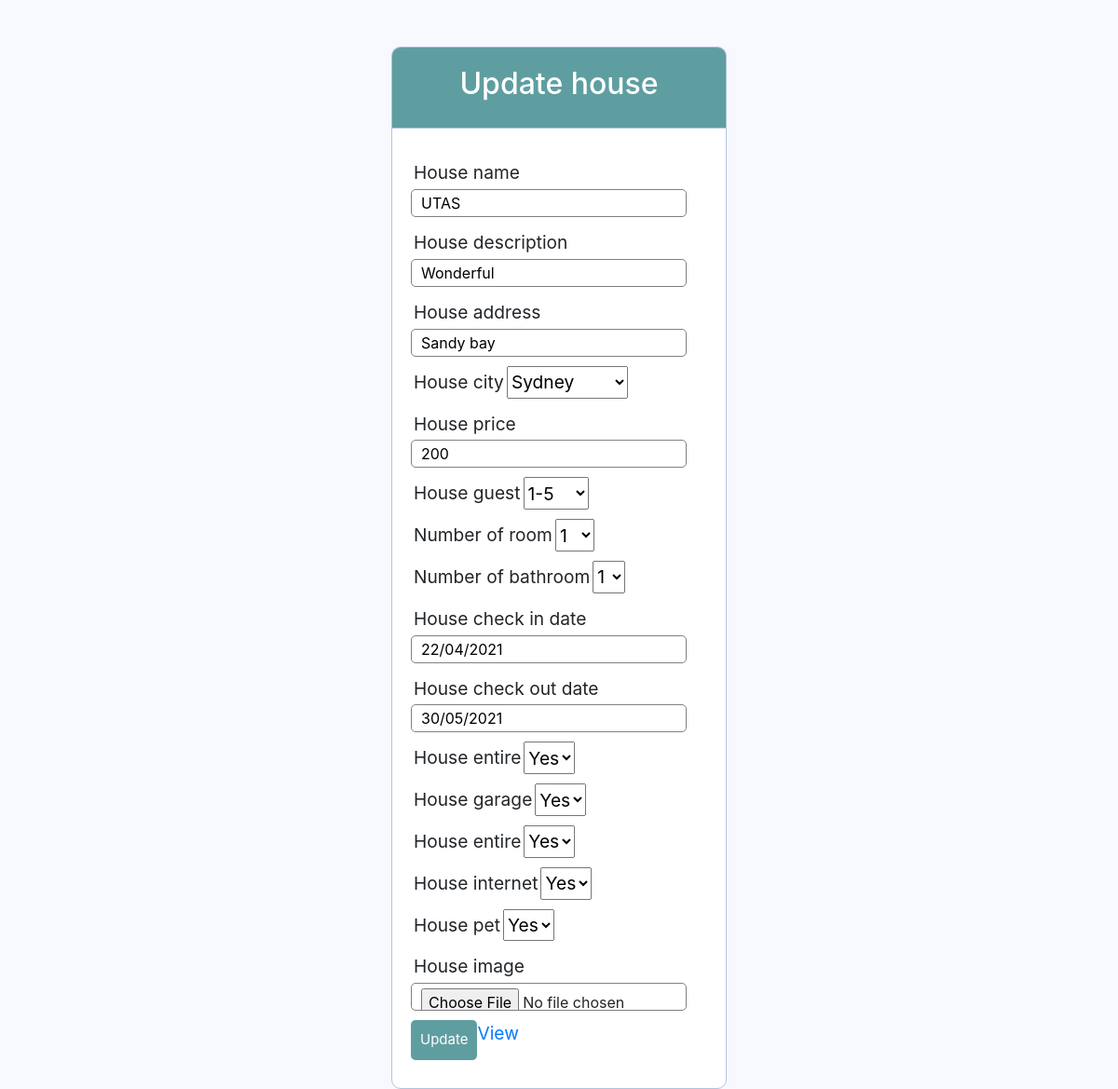
The page /admin/host_CRUD/update_house.php?id=1 on the database as committed earlier.
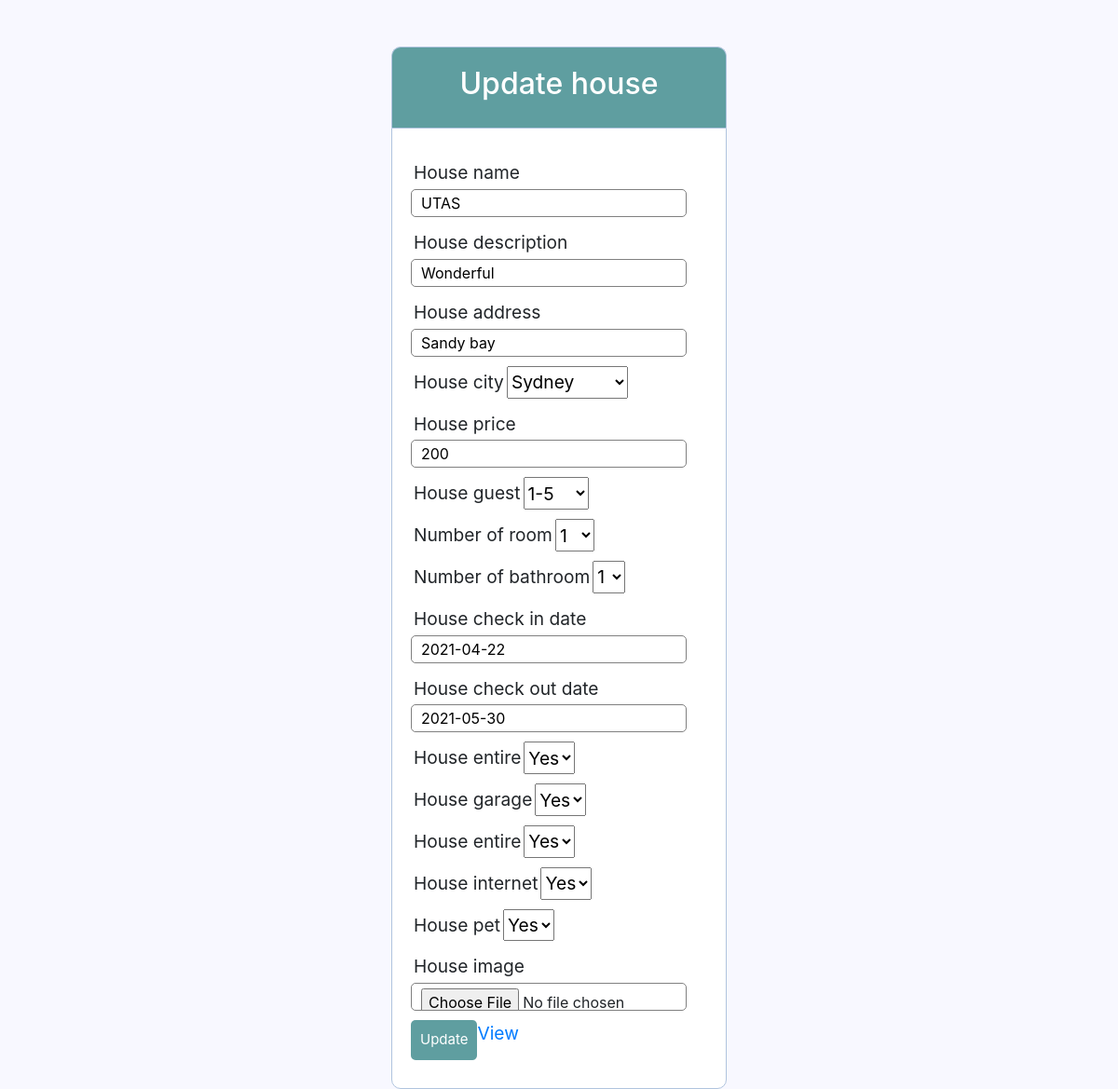
The same page on the database as committed later.
### tables this page shows
CREATE TABLE `house` (
    `id` int(11) NOT NULL AUTO_INCREMENT PRIMARY KEY,
    `house_name` varchar(100) NOT NULL,
    `house_desc` varchar(100) NOT NULL,
    `house_addr` varchar(100) NOT NULL,
    `house_city` varchar(100) NOT NULL,
    `house_price` varchar(100) NOT NULL,
    `house_guest` varchar(100) NOT NULL,
    `house_num_room` varchar(100) NOT NULL,
    `house_num_bathroom` varchar(100) NOT NULL,
    `house_checkin` varchar(100) NOT NULL,
    `house_checkout` varchar(100) NOT NULL,
    `house_entire` varchar(100) NOT NULL,
    `house_garage` varchar(100) NOT NULL,
    `house_smoke` varchar(100) NOT NULL,
    `house_internet` varchar(100) NOT NULL,
    `house_pet` varchar(100) NOT NULL,
    `house_image` varchar(100) NOT NULL
);

### admin/host_CRUD/update_house.php (the view, shortened to what this page needs)
<?php
include "../../db_conn.php";
if (isset($_GET['id'])) {
    function validate($data)
    {
        $data = trim($data);
        $data = stripslashes($data);
        $data = htmlspecialchars($data);
        return $data;
    }
    $id = validate($_GET['id']);
    $sql = "SELECT * FROM house WHERE id=$id";
    $result = mysqli_query($db, $sql);
    if (mysqli_num_rows($result) > 0) {
        $row = mysqli_fetch_assoc($result);
    } else {
        header("Location: ../host_dashboard.php");
    }
}
?>
<!DOCTYPE html>
<html>
<head>
    <link rel="stylesheet" href="https://maxcdn.bootstrapcdn.com/bootstrap/4.0.0/css/bootstrap.min.css">
    <link rel="stylesheet" type="text/css" href="../../css/style.css">
</head>
<body>
    <div class="header">
        <h2>Update house</h2>
    </div>
    <form method="post" action="update_house_f.php">
        <div class="input-group">
            <label>House name</label>
            <input type="text" name="house_name" value="<?= $row['house_name'] ?>">
        </div>
        <div class="input-group">
            <label>House description</label>
            <input type="text" name="house_desc" value="<?= $row['house_desc'] ?>">
        </div>
        <div class="input-group">
            <label>House address</label>
            <input type="text" name="house_addr" value="<?= $row['house_addr'] ?>">
        </div>
        <div class="input-group">
            <label>House city</label>
            <select class="house_city" name="house_city" value="<?= $row['house_city'] ?>"><br>
                <option value="Sydney">Sydney</option>
            </select><br>
        </div>
        <div class="input-group">
            <label>House price</label>
            <input type="text" name="house_price" value="<?= $row['house_price'] ?>">
        </div>
        <div class="input-group">
            <label>House guest</label>
            <select class="house_guest" name="house_guest" value="<?= $row['house_guest'] ?>"><br>
                <option value="1-5">1-5</option>
            </select><br>
        </div>
        <div class="input-group">
            <label>Number of room</label>
            <select class="house_num_room" name="house_num_room" value="<?= $row['house_num_room'] ?>"><br>
                <option value="1">1</option>
            </select><br>
        </div>
        <div class="input-group">
            <label>Number of bathroom</label>
            <select class="house_num_bathroom" name="house_num_bathroom" value="<?= $row['house_num_bathroom'] ?>"><br>
                <option value="1">1</option>
            </select><br>
        </div>
        <div class="input-group">
            <label>House check in date</label>
            <input type="text" id="checkin" name="house_checkin" value="<?= $row['house_checkin'] ?>">
        </div>
        <div class="input-group">
            <label>House check out date</label>
            <input type="text" id="checkout" name="house_checkout" value="<?= $row['house_checkout'] ?>">
        </div>
        <div class="input-group">
            <label>House entire</label>
            <select class="house_entire" name="house_entire" value="<?= $row['house_entire'] ?>"><br>
                <option value="Yes">Yes</option>
            </select><br>
        </div>
        <div class="input-group">
            <label>House garage</label>
            <select class="house_garage" name="house_garage" value="<?= $row['house_garage'] ?>"><br>
                <option value="Yes">Yes</option>
            </select><br>
        </div>
        <div class="input-group">
            <label>House entire</label>
            <select class="house_smoke" name="house_smoke" value="<?= $row['house_smoke'] ?>"><br>
                <option value="Yes">Yes</option>
            </select><br>
        </div>
        <div class="input-group">
            <label>House internet</label>
            <select class="house_internet" name="house_internet" value="<?= $row['house_internet'] ?>"><br>
                <option value="Yes">Yes</option>
            </select><br>
        </div>
        <div class="input-group">
            <label>House pet</label>
            <select class="house_pet" name="house_pet" value="<?= $row['house_pet'] ?>"><br>
                <option value="Yes">Yes</option>
            </select><br>
        </div>
        <div class="input-group">
            <label>House image</label>
            <input type="file" name="house_image" accept="image/gif, image/jpeg, image/png" value="<?= $row['house_image'] ?>">
        </div>
        <div class="input-group">
            <button type="submit" class="btn btn-primary" name="edit_house">Update</button>
            <a href="../host_dashboard.php" class="link-primary">View</a>
        </div>
    </form>
</body>
</html>

### css/style.css (style rules this page uses)
* { margin: 0px; padding: 0px; }
body { font-size: 120%; background: #F8F8FF; }
.header { width: 30%; margin: 50px auto 0px; color: white; background: #5F9EA0; text-align: center; border: 1px solid #B0C4DE; border-bottom: none; border-radius: 10px 10px 0px 0px; padding: 20px; }
form, .content { width: 30%; margin: 0px auto; padding: 20px; border: 1px solid #B0C4DE; background: white; border-radius: 0px 0px 10px 10px; }
.input-group { margin: 10px 0px 10px 0px; }
.input-group label { display: block; text-align: left; margin: 3px; }
.input-group input { height: 30px; width: 93%; padding: 5px 10px; font-size: 16px; border-radius: 5px; border: 1px solid gray; }
.btn { padding: 10px; font-size: 15px; color: white; background: #5F9EA0; border: none; border-radius: 5px; }

Rows that differ between the two databases and show on the page:
changed house "UTAS": house_checkin "22/04/2021" → "2021-04-22"; house_checkout "30/05/2021" → "2021-05-30"
